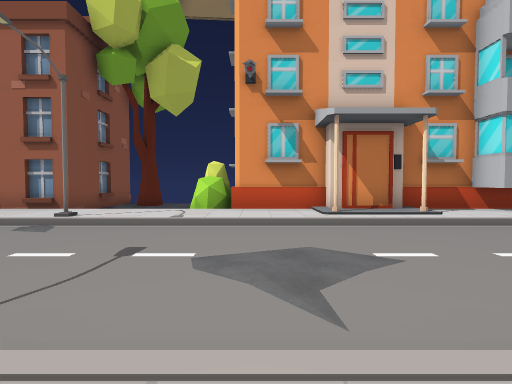
[1] (above)

20 first-person views from a walk through a scene from a Unity 3-D project. The camera is 1.5 m above the floor, tilts 2° down and sees 85° across. The floor is counted in squares, 2 m on a side. Each view is taken from the middle of a square. On the plan, view 1 faces up. The plan holds only what a view shows up to about 10 squares ahead; the rest is blank. The place goes on beyond the plan. The player is left out.

[2]
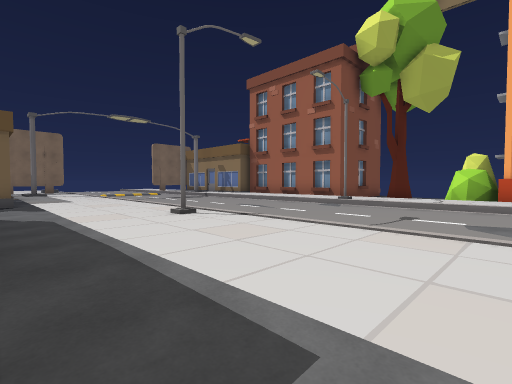

[3]
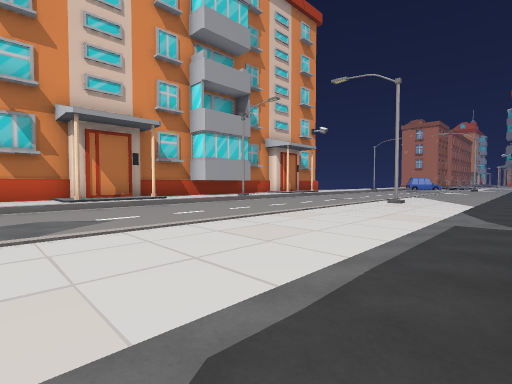

[4]
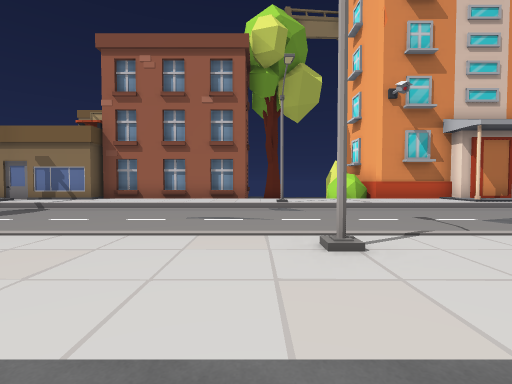

[5]
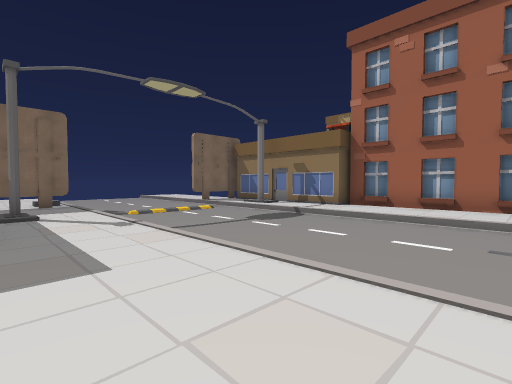

[6]
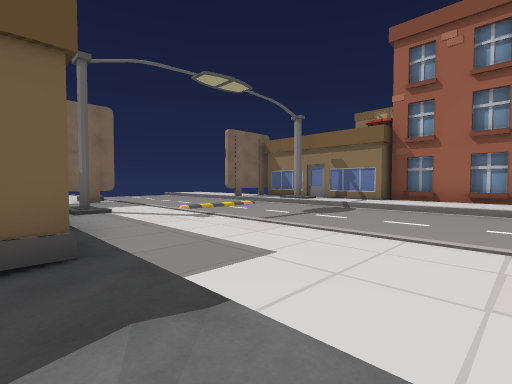

[7]
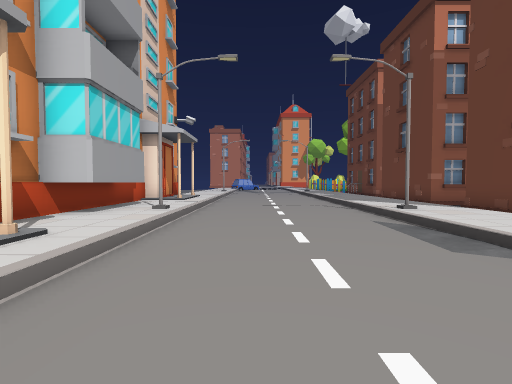

[8]
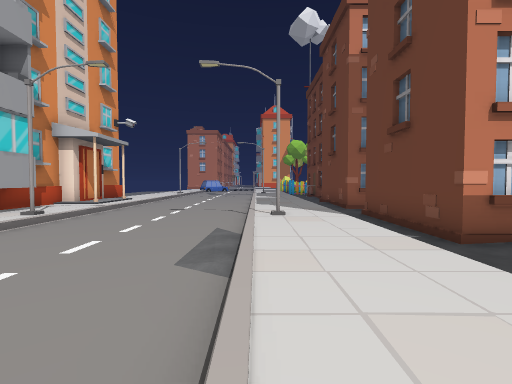

[9]
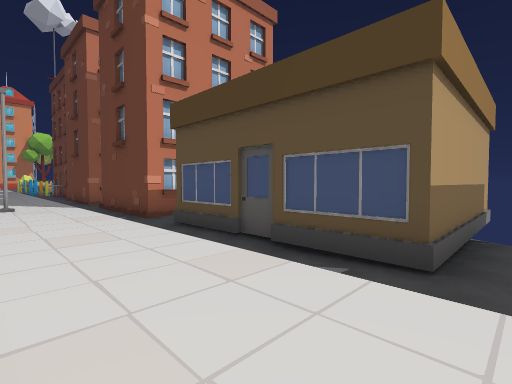

[10]
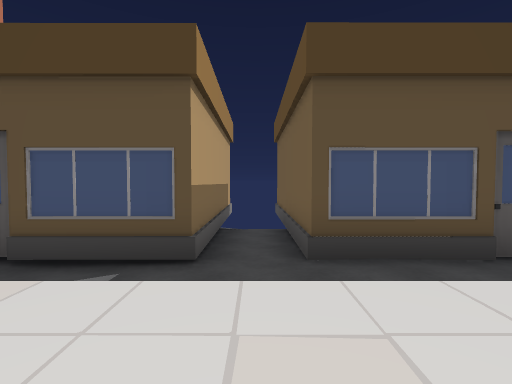

[11]
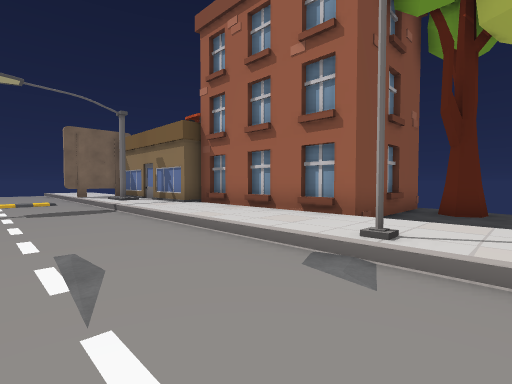

[12]
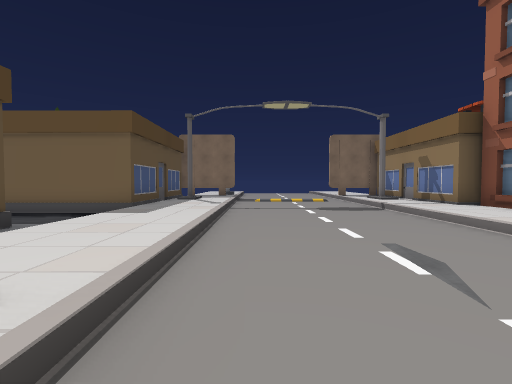

[13]
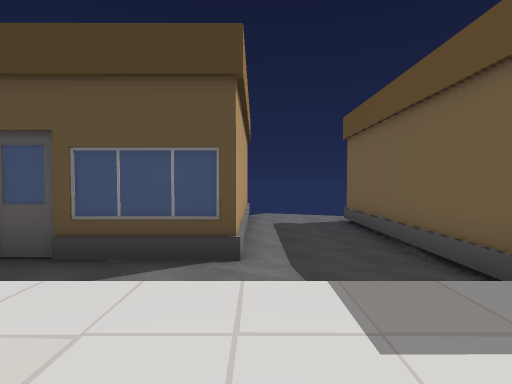

[14]
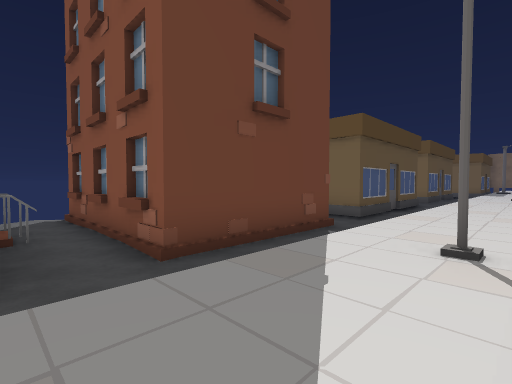

[15]
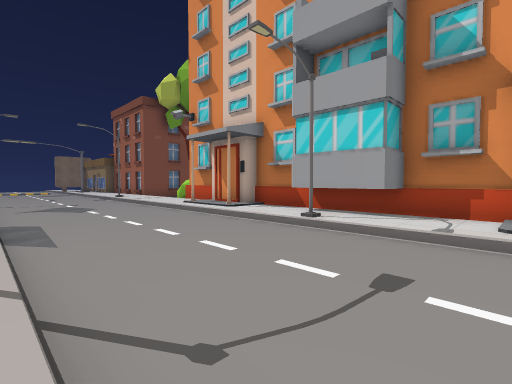

[16]
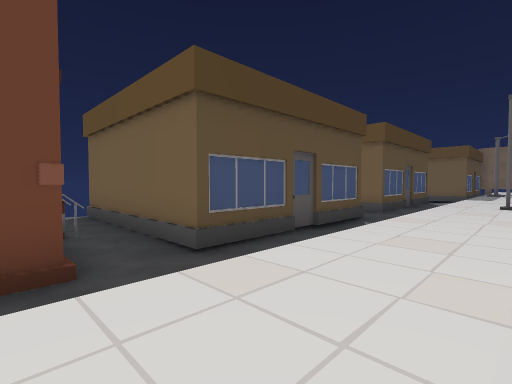

[17]
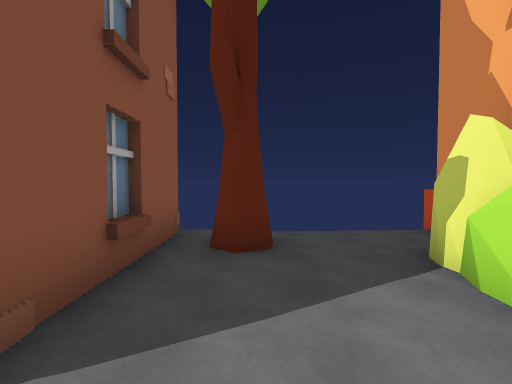

[18]
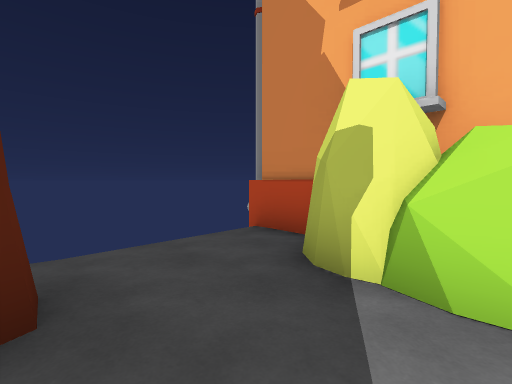

[19]
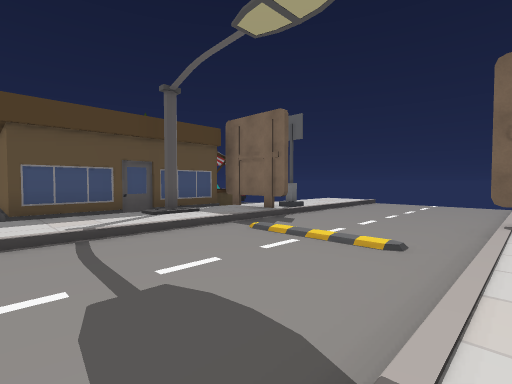

[20]
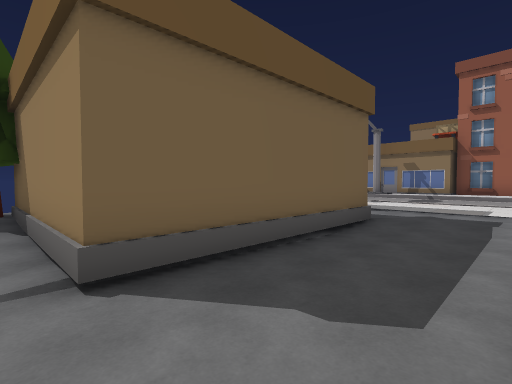

### Floor plan
Key: @ floor where view 1 was taken; # wall or solid block; . main floor; : floor 0.25 m higher than the main floor; - floor 0.25 m lower than the main floor; / step, stairs or slope; ^ raised ledge; H house; T tree; O other object.
Columns run from 14 left of view 1 to 11 right of it. Each row starts with its distance up from view 1.
 13               #
 12         H.....#
 11          .T...#
 10         #...OO
  9         #...OO
  8 #########////O####^##^^##^
  7  O:::::::::::::::::::^^::#
  6 //::::::::#:::::::::::::::
  5 /.........................
  4 /.........................
  3 /.........................
  2 /.........................
  1 //////////////////////////
  0 /O::/:::::#:::@::::::/#:::
 -1  /H///////////////////////
 -2  # #/////.//.-------////-/
 -3    #--/    #-#    #.#  H-H
 -4    #--.    #-#    #.   #.#
 -5    #--.    #/#    #H   #-H
 -6 ####--.    H H    #H   #.
 -7 .------    H H    #H   #.H

Positions as (right, up) in squares from view 1, and headings:
1: (0, 0), facing up
2: (0, -2), facing up-left
3: (0, -2), facing up-right
4: (-5, -2), facing up
5: (-6, -1), facing up-left
6: (-7, -2), facing up-left
7: (1, 4), facing right
8: (1, 1), facing right
9: (-2, 1), facing down-right
10: (-2, 1), facing down
11: (-3, 3), facing up-left
12: (-3, 2), facing left
13: (-8, 1), facing down
14: (11, 1), facing down-left
15: (11, 1), facing up-left
16: (6, 1), facing down-left
17: (-4, 7), facing up
18: (-4, 9), facing up-right
19: (-10, 6), facing down-left
20: (-8, -7), facing up-left
